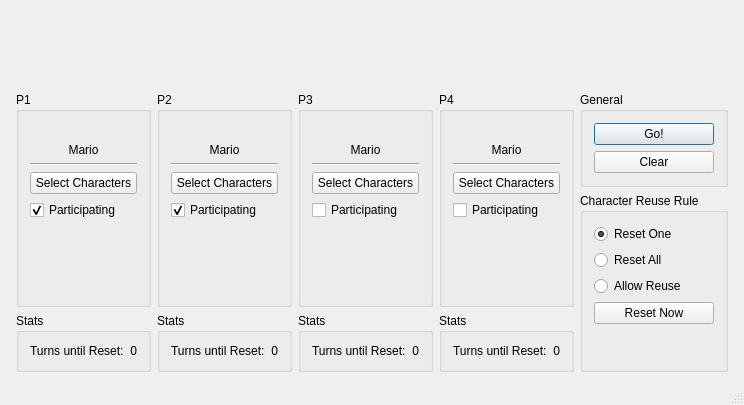
<?xml version="1.0" encoding="UTF-8"?>
<ui version="4.0">
 <class>MainWindow</class>
 <widget class="QMainWindow" name="MainWindow">
  <property name="geometry">
   <rect>
    <x>0</x>
    <y>0</y>
    <width>666</width>
    <height>405</height>
   </rect>
  </property>
  <property name="windowTitle">
   <string>Brawl Tool</string>
  </property>
  <widget class="QWidget" name="centralWidget">
   <layout class="QVBoxLayout" name="verticalLayout">
    <item>
     <widget class="QWidget" name="gridContainer" native="true">
      <property name="sizePolicy">
       <sizepolicy hsizetype="Preferred" vsizetype="Preferred">
        <horstretch>0</horstretch>
        <verstretch>0</verstretch>
       </sizepolicy>
      </property>
      <layout class="QVBoxLayout" name="verticalLayout_6"/>
     </widget>
    </item>
    <item>
     <widget class="QWidget" name="bottomContainer" native="true">
      <property name="sizePolicy">
       <sizepolicy hsizetype="Preferred" vsizetype="Preferred">
        <horstretch>0</horstretch>
        <verstretch>0</verstretch>
       </sizepolicy>
      </property>
      <property name="maximumSize">
       <size>
        <width>16777215</width>
        <height>280</height>
       </size>
      </property>
      <layout class="QHBoxLayout" name="horizontalLayout">
       <property name="leftMargin">
        <number>5</number>
       </property>
       <property name="topMargin">
        <number>0</number>
       </property>
       <property name="rightMargin">
        <number>5</number>
       </property>
       <property name="bottomMargin">
        <number>0</number>
       </property>
       <item>
        <widget class="QWidget" name="p1Container" native="true">
         <layout class="QVBoxLayout" name="verticalLayout_11">
          <property name="margin">
           <number>0</number>
          </property>
          <item>
           <widget class="QGroupBox" name="p1Box">
            <property name="maximumSize">
             <size>
              <width>155</width>
              <height>16777215</height>
             </size>
            </property>
            <property name="title">
             <string>P1</string>
            </property>
            <layout class="QVBoxLayout" name="verticalLayout_5">
             <item>
              <widget class="ClickableLabel" name="p1Portrait">
               <property name="sizePolicy">
                <sizepolicy hsizetype="Preferred" vsizetype="Preferred">
                 <horstretch>0</horstretch>
                 <verstretch>0</verstretch>
                </sizepolicy>
               </property>
               <property name="maximumSize">
                <size>
                 <width>16777215</width>
                 <height>98</height>
                </size>
               </property>
               <property name="statusTip">
                <string>Mario</string>
               </property>
               <property name="text">
                <string/>
               </property>
               <property name="pixmap">
                <pixmap resource="Resources.qrc">:/portraits/P_Mario.PNG</pixmap>
               </property>
               <property name="alignment">
                <set>Qt::AlignCenter</set>
               </property>
              </widget>
             </item>
             <item>
              <widget class="QLabel" name="p1CharName">
               <property name="text">
                <string>Mario</string>
               </property>
               <property name="alignment">
                <set>Qt::AlignCenter</set>
               </property>
              </widget>
             </item>
             <item>
              <widget class="Line" name="line_5">
               <property name="orientation">
                <enum>Qt::Horizontal</enum>
               </property>
              </widget>
             </item>
             <item>
              <widget class="QPushButton" name="p1SelectButton">
               <property name="statusTip">
                <string>Select which characters you want available.</string>
               </property>
               <property name="text">
                <string>Select Characters</string>
               </property>
              </widget>
             </item>
             <item>
              <widget class="QCheckBox" name="p1Check">
               <property name="statusTip">
                <string>Is this player in the match? Uncheck to take a break (or to freeze this slot while rerolling another).</string>
               </property>
               <property name="text">
                <string>Participating</string>
               </property>
               <property name="checked">
                <bool>true</bool>
               </property>
              </widget>
             </item>
             <item>
              <spacer name="verticalSpacer_2">
               <property name="orientation">
                <enum>Qt::Vertical</enum>
               </property>
               <property name="sizeHint" stdset="0">
                <size>
                 <width>20</width>
                 <height>40</height>
                </size>
               </property>
              </spacer>
             </item>
            </layout>
           </widget>
          </item>
          <item>
           <widget class="QGroupBox" name="p1StatsBox">
            <property name="statusTip">
             <string>The number of turns remaining until the player has used all characters once. See &quot;Character Reuse Rule&quot;.</string>
            </property>
            <property name="title">
             <string>Stats</string>
            </property>
            <layout class="QFormLayout" name="formLayout_2">
             <property name="fieldGrowthPolicy">
              <enum>QFormLayout::AllNonFixedFieldsGrow</enum>
             </property>
             <item row="0" column="0">
              <widget class="QLabel" name="label_6">
               <property name="text">
                <string>Turns until Reset:</string>
               </property>
              </widget>
             </item>
             <item row="0" column="1">
              <widget class="QLabel" name="p1ResetCountdown">
               <property name="text">
                <string>0</string>
               </property>
               <property name="alignment">
                <set>Qt::AlignRight|Qt::AlignTrailing|Qt::AlignVCenter</set>
               </property>
              </widget>
             </item>
            </layout>
           </widget>
          </item>
         </layout>
        </widget>
       </item>
       <item>
        <widget class="QWidget" name="p2Container" native="true">
         <layout class="QVBoxLayout" name="verticalLayout_12">
          <property name="margin">
           <number>0</number>
          </property>
          <item>
           <widget class="QGroupBox" name="p2Box">
            <property name="maximumSize">
             <size>
              <width>155</width>
              <height>16777215</height>
             </size>
            </property>
            <property name="title">
             <string>P2</string>
            </property>
            <layout class="QVBoxLayout" name="verticalLayout_4">
             <item>
              <widget class="ClickableLabel" name="p2Portrait">
               <property name="maximumSize">
                <size>
                 <width>16777215</width>
                 <height>98</height>
                </size>
               </property>
               <property name="statusTip">
                <string>Mario</string>
               </property>
               <property name="text">
                <string/>
               </property>
               <property name="pixmap">
                <pixmap resource="Resources.qrc">:/portraits/P_Mario.PNG</pixmap>
               </property>
               <property name="scaledContents">
                <bool>false</bool>
               </property>
               <property name="alignment">
                <set>Qt::AlignCenter</set>
               </property>
              </widget>
             </item>
             <item>
              <widget class="QLabel" name="p2CharName">
               <property name="text">
                <string>Mario</string>
               </property>
               <property name="alignment">
                <set>Qt::AlignCenter</set>
               </property>
              </widget>
             </item>
             <item>
              <widget class="Line" name="line_6">
               <property name="orientation">
                <enum>Qt::Horizontal</enum>
               </property>
              </widget>
             </item>
             <item>
              <widget class="QPushButton" name="p2SelectButton">
               <property name="statusTip">
                <string>Select which characters you want available.</string>
               </property>
               <property name="text">
                <string>Select Characters</string>
               </property>
              </widget>
             </item>
             <item>
              <widget class="QCheckBox" name="p2Check">
               <property name="statusTip">
                <string>Is this player in the match? Uncheck to take a break.</string>
               </property>
               <property name="text">
                <string>Participating</string>
               </property>
               <property name="checked">
                <bool>true</bool>
               </property>
              </widget>
             </item>
             <item>
              <spacer name="verticalSpacer_3">
               <property name="orientation">
                <enum>Qt::Vertical</enum>
               </property>
               <property name="sizeHint" stdset="0">
                <size>
                 <width>20</width>
                 <height>40</height>
                </size>
               </property>
              </spacer>
             </item>
            </layout>
           </widget>
          </item>
          <item>
           <widget class="QGroupBox" name="p2StatsBox">
            <property name="statusTip">
             <string>The number of turns remaining until the player has used all characters once. See &quot;Character Reuse Rule&quot;.</string>
            </property>
            <property name="title">
             <string>Stats</string>
            </property>
            <layout class="QFormLayout" name="formLayout_3">
             <property name="fieldGrowthPolicy">
              <enum>QFormLayout::AllNonFixedFieldsGrow</enum>
             </property>
             <item row="0" column="0">
              <widget class="QLabel" name="label_8">
               <property name="text">
                <string>Turns until Reset:</string>
               </property>
              </widget>
             </item>
             <item row="0" column="1">
              <widget class="QLabel" name="p2ResetCountdown">
               <property name="text">
                <string>0</string>
               </property>
               <property name="alignment">
                <set>Qt::AlignRight|Qt::AlignTrailing|Qt::AlignVCenter</set>
               </property>
              </widget>
             </item>
            </layout>
           </widget>
          </item>
         </layout>
        </widget>
       </item>
       <item>
        <widget class="QWidget" name="p3Container" native="true">
         <layout class="QVBoxLayout" name="verticalLayout_13">
          <property name="margin">
           <number>0</number>
          </property>
          <item>
           <widget class="QGroupBox" name="p3Box">
            <property name="maximumSize">
             <size>
              <width>155</width>
              <height>16777215</height>
             </size>
            </property>
            <property name="title">
             <string>P3</string>
            </property>
            <layout class="QVBoxLayout" name="verticalLayout_3">
             <item>
              <widget class="ClickableLabel" name="p3Portrait">
               <property name="maximumSize">
                <size>
                 <width>16777215</width>
                 <height>98</height>
                </size>
               </property>
               <property name="statusTip">
                <string>Mario</string>
               </property>
               <property name="text">
                <string/>
               </property>
               <property name="pixmap">
                <pixmap resource="Resources.qrc">:/portraits/P_Mario.PNG</pixmap>
               </property>
               <property name="alignment">
                <set>Qt::AlignCenter</set>
               </property>
              </widget>
             </item>
             <item>
              <widget class="QLabel" name="p3CharName">
               <property name="text">
                <string>Mario</string>
               </property>
               <property name="alignment">
                <set>Qt::AlignCenter</set>
               </property>
              </widget>
             </item>
             <item>
              <widget class="Line" name="line_3">
               <property name="orientation">
                <enum>Qt::Horizontal</enum>
               </property>
              </widget>
             </item>
             <item>
              <widget class="QPushButton" name="p3SelectButton">
               <property name="statusTip">
                <string>Select which characters you want available.</string>
               </property>
               <property name="text">
                <string>Select Characters</string>
               </property>
              </widget>
             </item>
             <item>
              <widget class="QCheckBox" name="p3Check">
               <property name="statusTip">
                <string>Is this player in the match? Uncheck to take a break.</string>
               </property>
               <property name="text">
                <string>Participating</string>
               </property>
              </widget>
             </item>
             <item>
              <spacer name="verticalSpacer_4">
               <property name="orientation">
                <enum>Qt::Vertical</enum>
               </property>
               <property name="sizeHint" stdset="0">
                <size>
                 <width>20</width>
                 <height>40</height>
                </size>
               </property>
              </spacer>
             </item>
            </layout>
           </widget>
          </item>
          <item>
           <widget class="QGroupBox" name="p3StatsBox">
            <property name="statusTip">
             <string>The number of turns remaining until the player has used all characters once. See &quot;Character Reuse Rule&quot;.</string>
            </property>
            <property name="title">
             <string>Stats</string>
            </property>
            <layout class="QFormLayout" name="formLayout_4">
             <property name="fieldGrowthPolicy">
              <enum>QFormLayout::AllNonFixedFieldsGrow</enum>
             </property>
             <item row="0" column="0">
              <widget class="QLabel" name="label_10">
               <property name="text">
                <string>Turns until Reset:</string>
               </property>
              </widget>
             </item>
             <item row="0" column="1">
              <widget class="QLabel" name="p3ResetCountdown">
               <property name="text">
                <string>0</string>
               </property>
               <property name="alignment">
                <set>Qt::AlignRight|Qt::AlignTrailing|Qt::AlignVCenter</set>
               </property>
              </widget>
             </item>
            </layout>
           </widget>
          </item>
         </layout>
        </widget>
       </item>
       <item>
        <widget class="QWidget" name="p4Container" native="true">
         <layout class="QVBoxLayout" name="verticalLayout_10">
          <property name="margin">
           <number>0</number>
          </property>
          <item>
           <widget class="QGroupBox" name="p4Box">
            <property name="maximumSize">
             <size>
              <width>155</width>
              <height>16777215</height>
             </size>
            </property>
            <property name="title">
             <string>P4</string>
            </property>
            <layout class="QVBoxLayout" name="verticalLayout_2">
             <item>
              <widget class="ClickableLabel" name="p4Portrait">
               <property name="maximumSize">
                <size>
                 <width>16777215</width>
                 <height>98</height>
                </size>
               </property>
               <property name="statusTip">
                <string>Mario</string>
               </property>
               <property name="text">
                <string/>
               </property>
               <property name="pixmap">
                <pixmap resource="Resources.qrc">:/portraits/P_Mario.PNG</pixmap>
               </property>
               <property name="alignment">
                <set>Qt::AlignCenter</set>
               </property>
              </widget>
             </item>
             <item>
              <widget class="QLabel" name="p4CharName">
               <property name="text">
                <string>Mario</string>
               </property>
               <property name="alignment">
                <set>Qt::AlignCenter</set>
               </property>
              </widget>
             </item>
             <item>
              <widget class="Line" name="line_4">
               <property name="orientation">
                <enum>Qt::Horizontal</enum>
               </property>
              </widget>
             </item>
             <item>
              <widget class="QPushButton" name="p4SelectButton">
               <property name="statusTip">
                <string>Select which characters you want available.</string>
               </property>
               <property name="text">
                <string>Select Characters</string>
               </property>
              </widget>
             </item>
             <item>
              <widget class="QCheckBox" name="p4Check">
               <property name="statusTip">
                <string>Is this player in the match? Uncheck to take a break.</string>
               </property>
               <property name="text">
                <string>Participating</string>
               </property>
              </widget>
             </item>
             <item>
              <spacer name="verticalSpacer_5">
               <property name="orientation">
                <enum>Qt::Vertical</enum>
               </property>
               <property name="sizeHint" stdset="0">
                <size>
                 <width>20</width>
                 <height>40</height>
                </size>
               </property>
              </spacer>
             </item>
            </layout>
           </widget>
          </item>
          <item>
           <widget class="QGroupBox" name="p4StatsBox">
            <property name="statusTip">
             <string>The number of turns remaining until the player has used all characters once. See &quot;Character Reuse Rule&quot;.</string>
            </property>
            <property name="title">
             <string>Stats</string>
            </property>
            <layout class="QFormLayout" name="formLayout">
             <item row="0" column="0">
              <widget class="QLabel" name="label_4">
               <property name="text">
                <string>Turns until Reset:</string>
               </property>
              </widget>
             </item>
             <item row="0" column="1">
              <widget class="QLabel" name="p4ResetCountdown">
               <property name="text">
                <string>0</string>
               </property>
               <property name="alignment">
                <set>Qt::AlignRight|Qt::AlignTrailing|Qt::AlignVCenter</set>
               </property>
              </widget>
             </item>
            </layout>
           </widget>
          </item>
         </layout>
        </widget>
       </item>
       <item>
        <widget class="QWidget" name="generalContainer" native="true">
         <property name="sizePolicy">
          <sizepolicy hsizetype="Maximum" vsizetype="Preferred">
           <horstretch>0</horstretch>
           <verstretch>0</verstretch>
          </sizepolicy>
         </property>
         <layout class="QVBoxLayout" name="verticalLayout_8">
          <property name="margin">
           <number>0</number>
          </property>
          <item>
           <widget class="QGroupBox" name="generalBox">
            <property name="title">
             <string>General</string>
            </property>
            <layout class="QVBoxLayout" name="verticalLayout_7">
             <item>
              <widget class="QPushButton" name="rollButton">
               <property name="statusTip">
                <string>Pick characters for all participants!</string>
               </property>
               <property name="text">
                <string>Go!</string>
               </property>
               <property name="autoDefault">
                <bool>true</bool>
               </property>
               <property name="default">
                <bool>true</bool>
               </property>
              </widget>
             </item>
             <item>
              <widget class="QPushButton" name="clearButton">
               <property name="statusTip">
                <string>Clear all selections</string>
               </property>
               <property name="text">
                <string>Clear</string>
               </property>
              </widget>
             </item>
            </layout>
           </widget>
          </item>
          <item>
           <widget class="QGroupBox" name="groupBox">
            <property name="title">
             <string>Character Reuse Rule</string>
            </property>
            <layout class="QVBoxLayout" name="verticalLayout_9">
             <item>
              <widget class="QRadioButton" name="reuseRuleResetOne">
               <property name="statusTip">
                <string>When all of a player's characters have been used, make them all available again.</string>
               </property>
               <property name="text">
                <string>Reset One</string>
               </property>
               <property name="checked">
                <bool>true</bool>
               </property>
              </widget>
             </item>
             <item>
              <widget class="QRadioButton" name="reuseRuleResetAll">
               <property name="statusTip">
                <string>When any player runs out of characters, make all players' characters available again.</string>
               </property>
               <property name="text">
                <string>Reset All</string>
               </property>
              </widget>
             </item>
             <item>
              <widget class="QRadioButton" name="reuseRuleAllow">
               <property name="statusTip">
                <string>Don't disable characters at all. This means the same character can appear twice in a row.</string>
               </property>
               <property name="text">
                <string>Allow Reuse</string>
               </property>
              </widget>
             </item>
             <item>
              <widget class="QPushButton" name="resetNowButton">
               <property name="statusTip">
                <string>Reset all character queues</string>
               </property>
               <property name="text">
                <string>Reset Now</string>
               </property>
              </widget>
             </item>
             <item>
              <spacer name="verticalSpacer">
               <property name="orientation">
                <enum>Qt::Vertical</enum>
               </property>
               <property name="sizeHint" stdset="0">
                <size>
                 <width>20</width>
                 <height>40</height>
                </size>
               </property>
              </spacer>
             </item>
            </layout>
           </widget>
          </item>
         </layout>
        </widget>
       </item>
      </layout>
     </widget>
    </item>
   </layout>
  </widget>
  <widget class="QMenuBar" name="menuBar">
   <property name="geometry">
    <rect>
     <x>0</x>
     <y>0</y>
     <width>666</width>
     <height>21</height>
    </rect>
   </property>
  </widget>
  <widget class="QStatusBar" name="statusBar"/>
 </widget>
 <layoutdefault spacing="6" margin="11"/>
 <customwidgets>
  <customwidget>
   <class>ClickableLabel</class>
   <extends>QLabel</extends>
   <header>ClickableLabel.h</header>
  </customwidget>
 </customwidgets>
 <resources>
  <include location="Resources.qrc"/>
 </resources>
 <connections/>
</ui>
